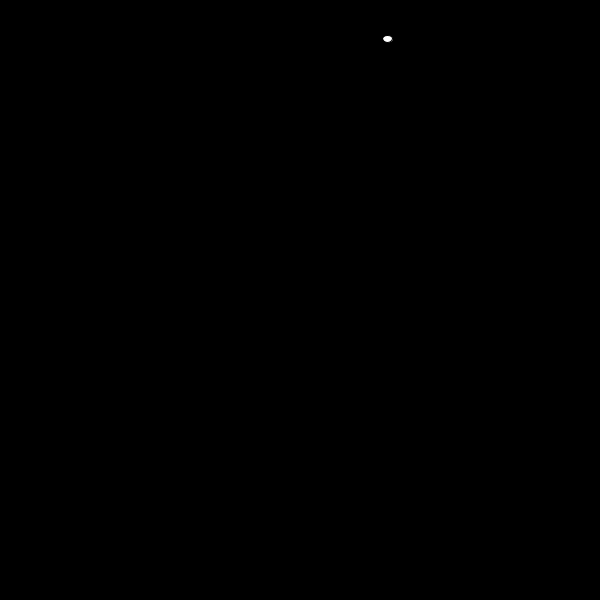
Frame 1 (no input)
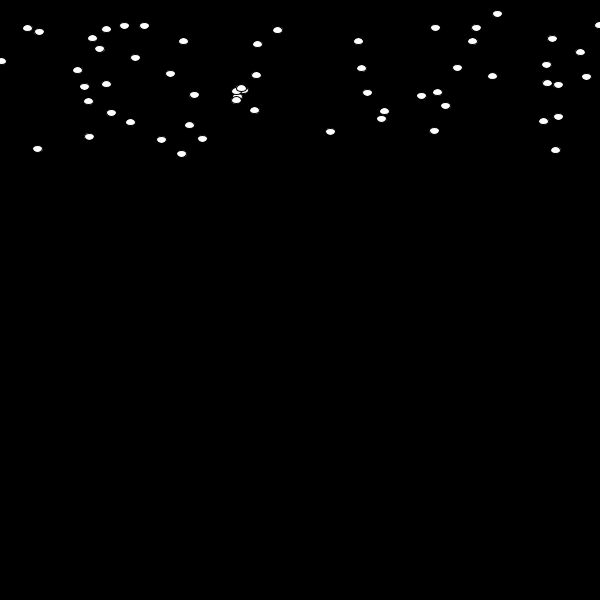
Frame 60 (the mouse pressed at the canvas centre just before this capture)
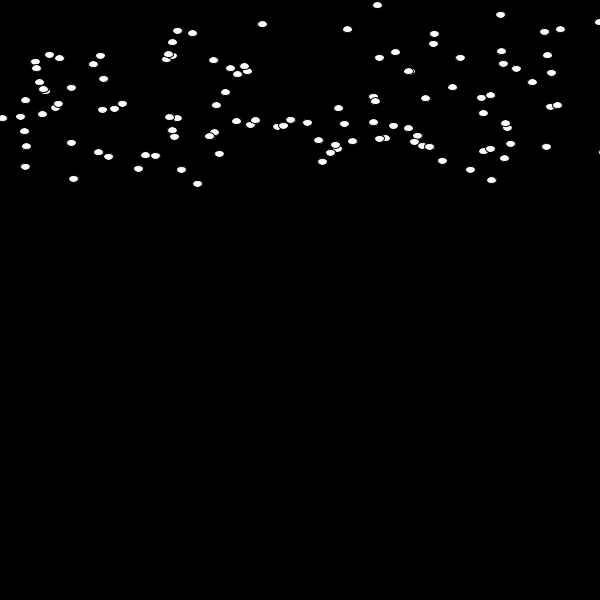
Frame 120 (the mouse held since frame 60 and released just before this capture)

The Processing sketch that drew these frames (run headless with seeded random() and noise(); from frame 60 on, the mouse is pressed at the canvas centre):

// Processing sketch: I_ListasArreglos
// ── I_ListasArreglos.pde
// Declaracion
ArrayList myBallCollection;

void setup(){
  frameRate(20);
  size(600,600);
  smooth();
  //Inicializacion
  myBallCollection = new ArrayList();
}

void draw(){
  background(0);
  Ball myBall = new Ball(random(0,width),random(0,150),255,255,255);
  // Se agrega pelotita por pelotita
  myBallCollection.add(myBall);
  // Ejecuta Funcionalidad
  for(int j = 0; j < myBallCollection.size(); j++)
  {
    Ball mB = (Ball)myBallCollection.get(j);
    mB.runBall();
  }
}


// ── Ball.pde
class Ball {
  // Variables Globales
  float xIni = 0;
  float x = 0;
  float y = 0;
  float speedX = 2;
  float speedY = .5;
  float rgb1 = 0;
  float rgb2 = 0;
  float rgb3 = 0;
  float desviacion = 45;
  
  // Constructores
  Ball(float _x, float _y, float _rgb1, float _rgb2, float _rgb3){
    xIni = _x;
    x = _x;
    y = _y;
    rgb1 = _rgb1;
    rgb2 = _rgb2;
    rgb3 = _rgb3;
  }
  
  // Funciones
  void runBall(){
    displayBall();
    moveBall();
    bounceBall();
//    gravityBall();
  }    
  
  void displayBall(){
    fill(rgb1, rgb2, rgb3);
    ellipse(x,y,10,7);
  }
  
  void moveBall(){
    x += speedX;
    y += speedY;
  }

  void bounceBall(){
    if(x > (xIni+desviacion)){
      speedX = speedX * -1;
    }
    if(x < (xIni-desviacion)){
      speedX = speedX * -1;
    }
/*    
    if(y > height){
      speedY = speedY * -1;
    }
    if(y < 0){
      speedY = speedY * -1;
    }
*/
  }
  
  void gravityBall(){
    speedY += 0.2;
  }

}
